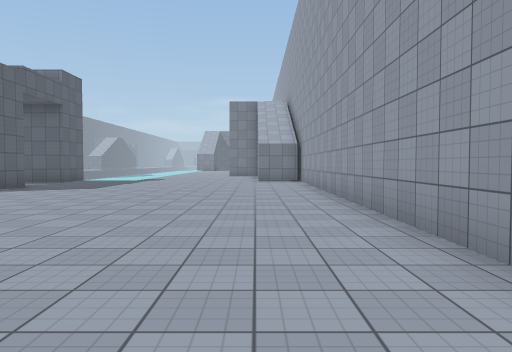
View 1 (above)

24 first-person views from a walk through a 3-D level made in the Unity game engine. The camera is 1.4 m above the floor, tilts 2° down and sees 70° across. The floor is counted in squares, 2 m on a side. Each view is taken from the middle of a square. On the plan, view 1 faces up. The plan holds only what a view shows up to about 11 squares ahead; the rest is blank. The place goes on beyond the plan. Surface patterns are stand-ins for the level's own textures.

View 2
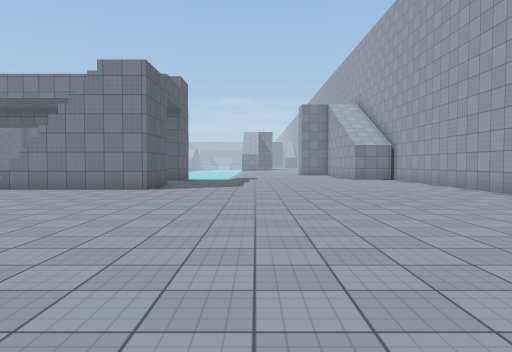

View 3
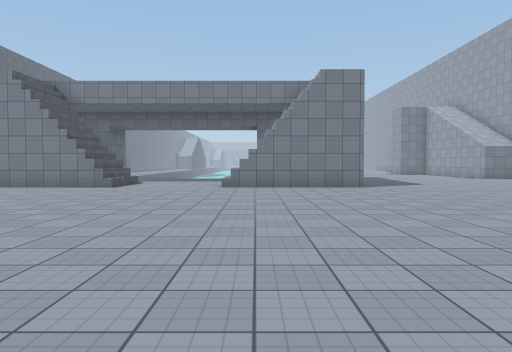

View 4
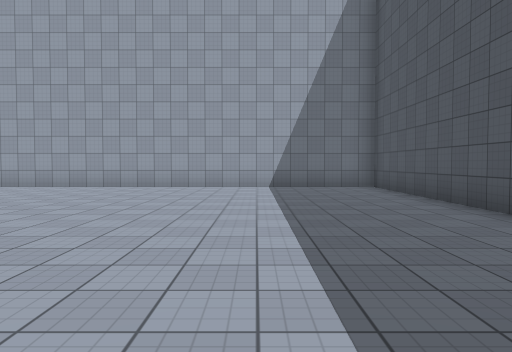

View 5
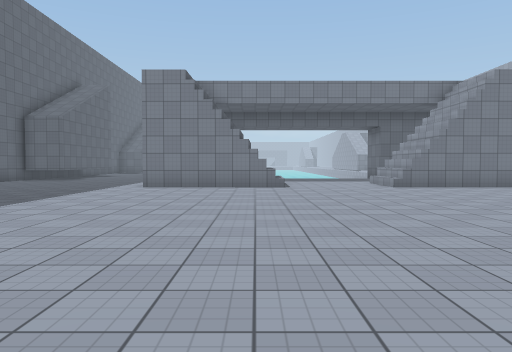

View 6
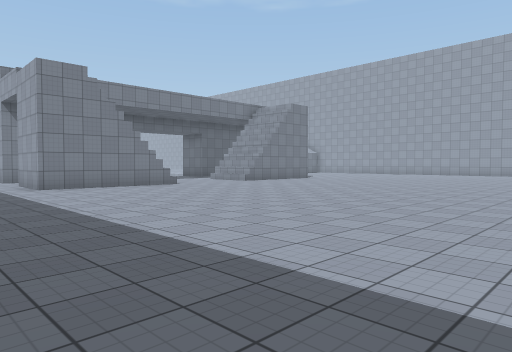

View 7
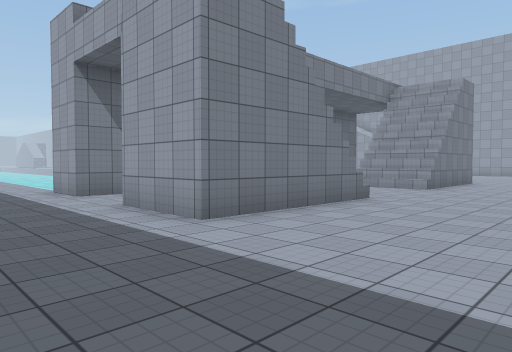

View 8
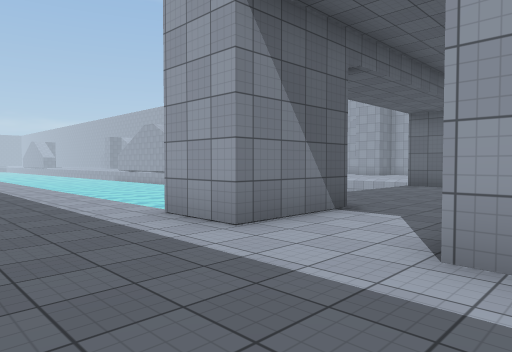

View 9
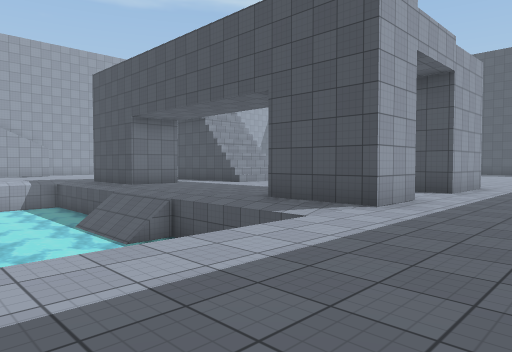

View 10
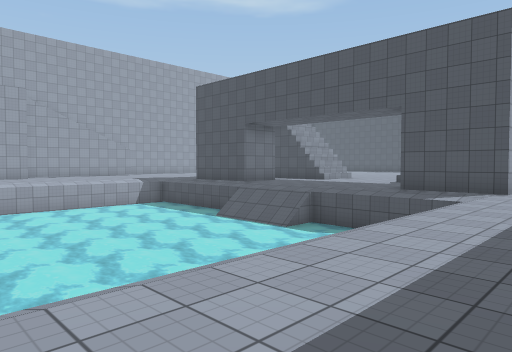

View 11
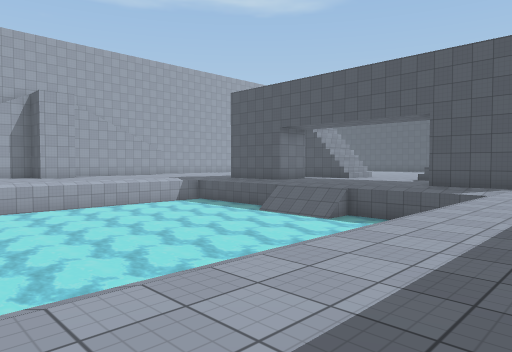

View 12
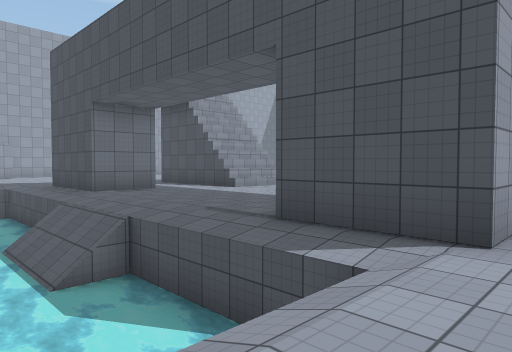

View 13
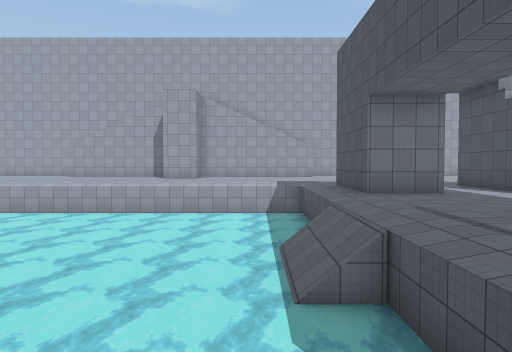

View 14
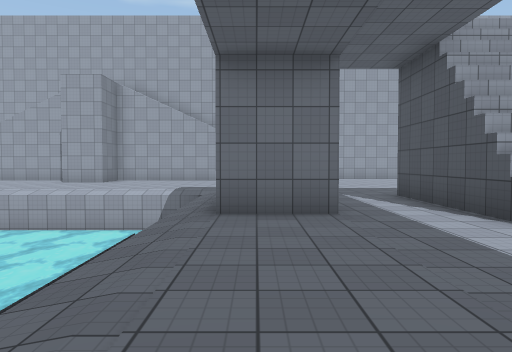

View 15
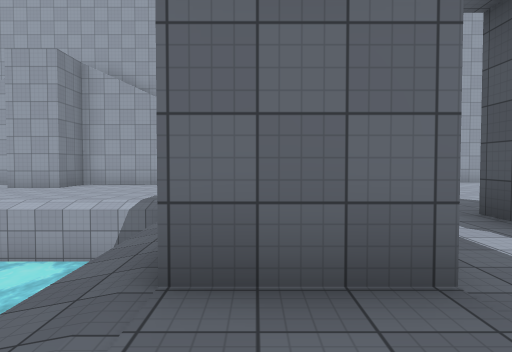

View 16
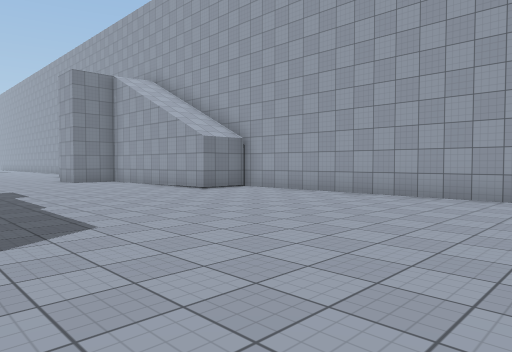

View 17
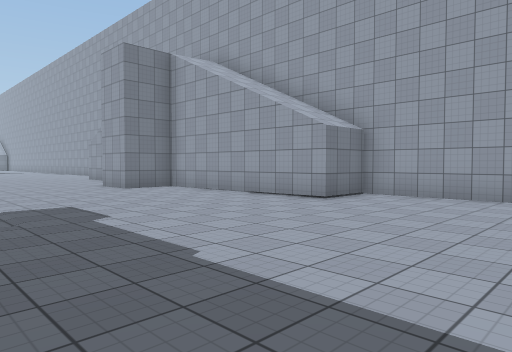

View 18
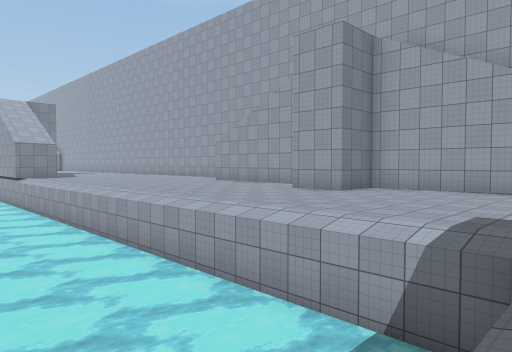

View 19
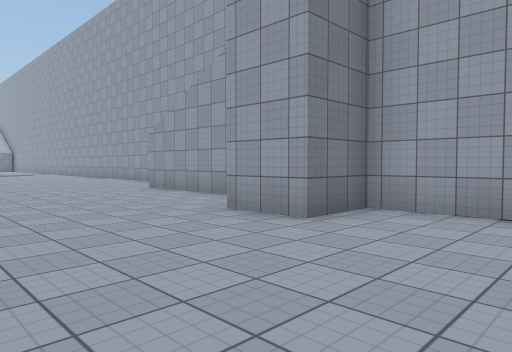

View 20
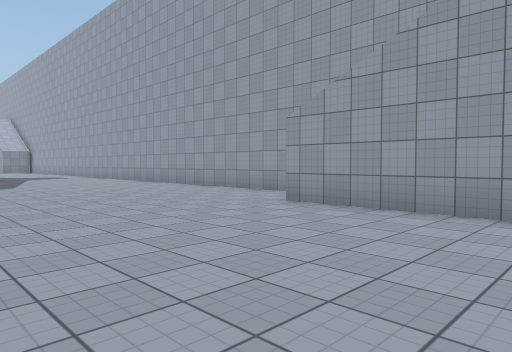

View 21
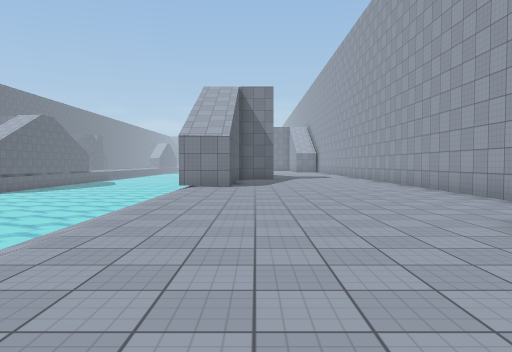

View 22
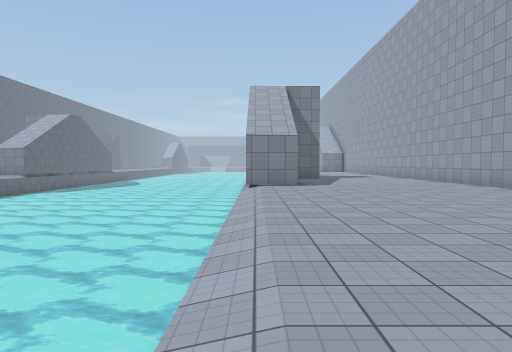

View 23
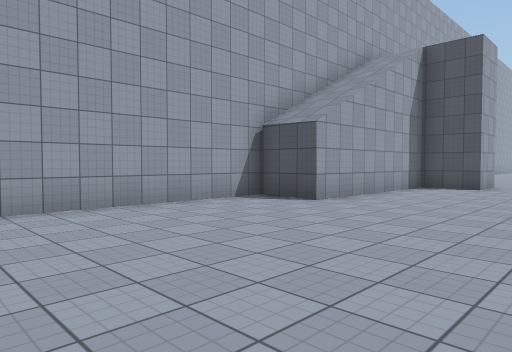

View 24
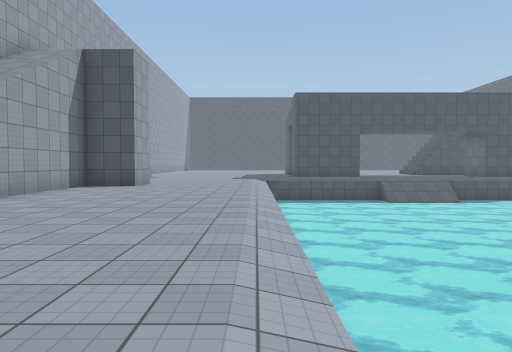

### Floor plan
Key: @ floor where view 1 was taken; # wall or solid block; . floor; / step, stairs or slope; ≈ water the walk keeps out of.
Columns run from 21 left of view 1 to 2 right of it. Each row starts with its distance up from view 1.
 33          ≈≈≈≈≈≈≈##.....#
 32          ≈≈≈≈≈≈≈/......#
 31           ≈≈≈≈≈≈/......#
 30           ≈≈≈≈≈≈/......#
 29            ≈≈≈≈≈/......#
 28             ≈≈≈≈/......#
 27             ≈≈≈≈/......#
 26  ../        ≈≈≈≈/....###
 25  ../  ≈≈≈≈ ≈≈≈≈≈/....#
 24  ../  ≈≈≈≈≈≈≈≈≈≈/....#
 23  ../  ≈≈≈≈≈≈≈≈≈≈/....#
 22  ../  ≈≈≈≈≈≈≈≈≈≈/....#
 21  ../  ≈≈≈≈≈≈≈≈≈≈/...##
 20 .../  ≈≈≈≈≈≈≈≈≈≈/...##
 19 .../  ≈≈≈≈≈≈≈≈≈≈/....#
 18 .../  ≈≈≈≈≈≈≈≈≈≈/....#
 17 .../ ≈≈≈≈≈≈≈≈≈≈≈/....#
 16  ../ ≈≈≈///≈≈≈≈≈/....#
 15  ..//////////////....###
 14  ..###.....####........#
 13 ...###.....#   ........#
 12 .......................#
 11 .....   ...............#
 10 ...##    ..####........#
  9 ...####....####........#
  8 .......................#
  7 .......................#
  6 .......................#
  5 .......................#
  4  ......................#
  3  ......................#
  2  ......................#
  1 .......................#
  0 .....................@.#
 -1 ......... .............#
 -2 ....  .    ............#
 -3              ..........#
 -4               .........#
 -5                 .......#
 -6                  #######

Positions as (right, up) in squares from view 1, and headings:
1: (0, 0), facing up
2: (-4, -1), facing up
3: (-10, -2), facing up
4: (-9, -2), facing right
5: (-15, -2), facing up
6: (-21, -2), facing up-right
7: (-21, 5), facing up-right
8: (-21, 10), facing up-right
9: (-21, 20), facing down-right
10: (-20, 24), facing down-right
11: (-20, 26), facing down-right
12: (-19, 18), facing down-right
13: (-18, 17), facing right
14: (-15, 14), facing right
15: (-12, 14), facing right
16: (-6, 6), facing up-right
17: (-6, 10), facing up-right
18: (-9, 15), facing up-right
19: (-5, 17), facing up-right
20: (-5, 22), facing up-right
21: (-3, 22), facing up
22: (-5, 22), facing up
23: (-4, 32), facing down-right
24: (-5, 32), facing down
